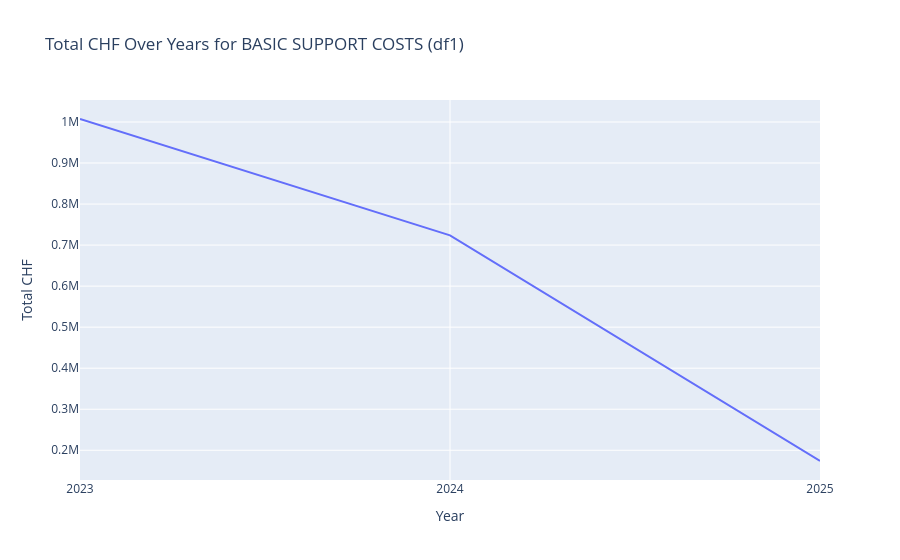
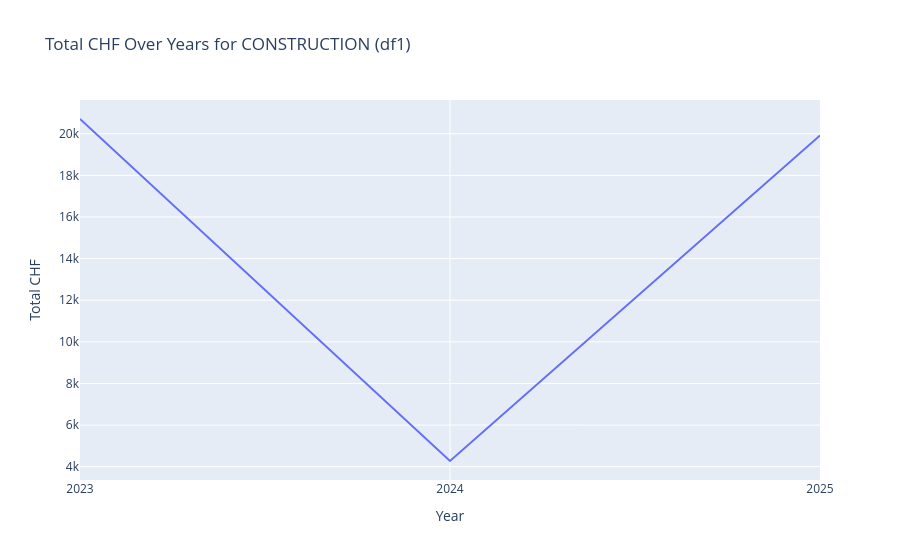
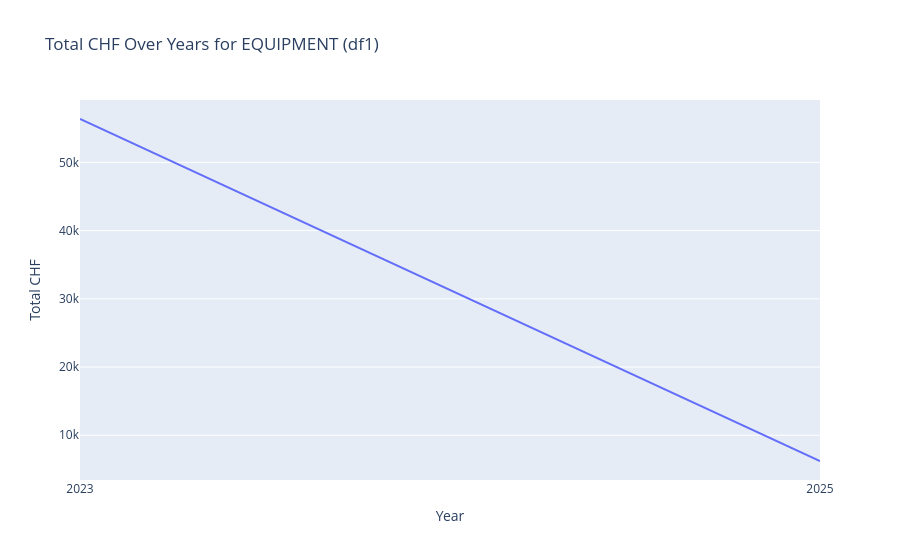
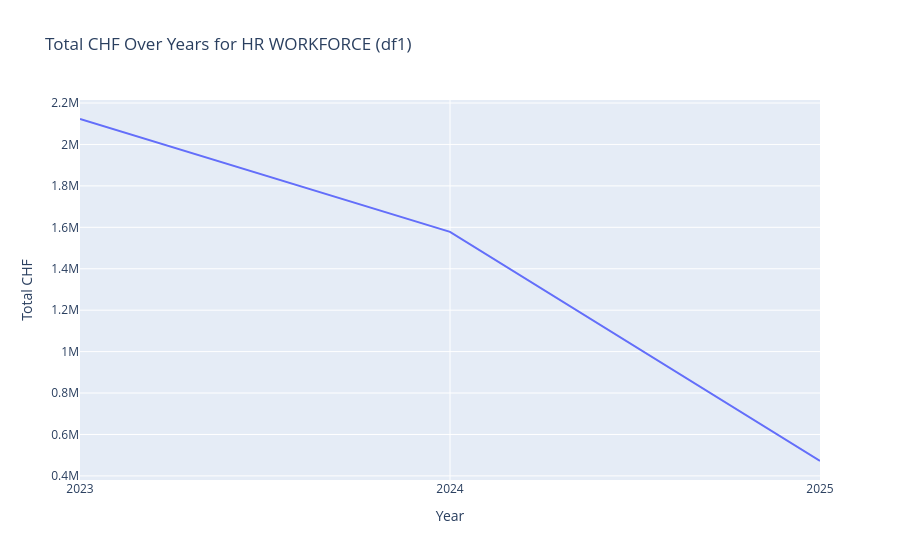

Write notebook code for charts like these, in order.
### Code cell
import plotly.express as px

# Plot for df1_grouped_by_desc_and_year
if df1 is not None and 'whatLVL1Desc' in df1.columns and 'Year' in df1_filtered.columns:
    categories_df1 = df1_grouped_by_desc_and_year['whatLVL1Desc'].unique()
    for category in categories_df1:
        category_data = df1_grouped_by_desc_and_year[df1_grouped_by_desc_and_year['whatLVL1Desc'] == category]
        fig = px.line(
            category_data,
            x='Year',
            y='Total CHF',
            title=f"Total CHF Over Years for {category} (df1)",
            labels={'Total CHF': 'Total CHF', 'Year': 'Year'}
        )
        fig.show()

# Plot for df2_grouped_by_desc_and_year
if df2 is not None and 'whatLVL1Desc' in df2.columns and 'Year' in df2_filtered.columns:
    categories_df2 = df2_grouped_by_desc_and_year['whatLVL1Desc'].unique()
    for category in categories_df2:
        category_data = df2_grouped_by_desc_and_year[df2_grouped_by_desc_and_year['whatLVL1Desc'] == category]
        fig = px.line(
            category_data,
            x='Year',
            y='Total CHF',
            title=f"Total CHF Over Years for {category} (df2)",
            labels={'Total CHF': 'Total CHF', 'Year': 'Year'}
        )
        fig.show()

### Figure 1 — Plotly figure (JSON) as saved in the notebook; plotly's stock layout.template omitted (floating-point values rounded to 4 significant figures)
{"data": [{"hovertemplate": "Year=%{x}<br>Total CHF=%{y}<extra></extra>", "legendgroup": "", "line": {"color": "#636efa", "dash": "solid"}, "marker": {"symbol": "circle"}, "mode": "lines", "name": "", "orientation": "v", "showlegend": false, "type": "scatter", "x": ["2023", "2024", "2025"], "xaxis": "x", "y": [1007000.0, 723700.0, 173900.0], "yaxis": "y"}], "layout": {"legend": {"tracegroupgap": 0}, "title": {"text": "Total CHF Over Years for BASIC SUPPORT COSTS (df1)"}, "xaxis": {"anchor": "y", "domain": [0, 1], "title": {"text": "Year"}}, "yaxis": {"anchor": "x", "domain": [0, 1], "title": {"text": "Total CHF"}}}}

### Figure 2 — Plotly figure (JSON) as saved in the notebook; plotly's stock layout.template omitted (floating-point values rounded to 4 significant figures)
{"data": [{"hovertemplate": "Year=%{x}<br>Total CHF=%{y}<extra></extra>", "legendgroup": "", "line": {"color": "#636efa", "dash": "solid"}, "marker": {"symbol": "circle"}, "mode": "lines", "name": "", "orientation": "v", "showlegend": false, "type": "scatter", "x": ["2023", "2024", "2025"], "xaxis": "x", "y": [20710.0, 4272.0, 19920.0], "yaxis": "y"}], "layout": {"legend": {"tracegroupgap": 0}, "title": {"text": "Total CHF Over Years for CONSTRUCTION (df1)"}, "xaxis": {"anchor": "y", "domain": [0, 1], "title": {"text": "Year"}}, "yaxis": {"anchor": "x", "domain": [0, 1], "title": {"text": "Total CHF"}}}}

### Figure 3 — Plotly figure (JSON) as saved in the notebook; plotly's stock layout.template omitted (floating-point values rounded to 4 significant figures)
{"data": [{"hovertemplate": "Year=%{x}<br>Total CHF=%{y}<extra></extra>", "legendgroup": "", "line": {"color": "#636efa", "dash": "solid"}, "marker": {"symbol": "circle"}, "mode": "lines", "name": "", "orientation": "v", "showlegend": false, "type": "scatter", "x": ["2023", "2025"], "xaxis": "x", "y": [56360.0, 6225.0], "yaxis": "y"}], "layout": {"legend": {"tracegroupgap": 0}, "title": {"text": "Total CHF Over Years for EQUIPMENT (df1)"}, "xaxis": {"anchor": "y", "domain": [0, 1], "title": {"text": "Year"}}, "yaxis": {"anchor": "x", "domain": [0, 1], "title": {"text": "Total CHF"}}}}

### Figure 4 — Plotly figure (JSON) as saved in the notebook; plotly's stock layout.template omitted (floating-point values rounded to 4 significant figures)
{"data": [{"hovertemplate": "Year=%{x}<br>Total CHF=%{y}<extra></extra>", "legendgroup": "", "line": {"color": "#636efa", "dash": "solid"}, "marker": {"symbol": "circle"}, "mode": "lines", "name": "", "orientation": "v", "showlegend": false, "type": "scatter", "x": ["2023", "2024", "2025"], "xaxis": "x", "y": [2123000.0, 1578000.0, 471900.0], "yaxis": "y"}], "layout": {"legend": {"tracegroupgap": 0}, "title": {"text": "Total CHF Over Years for HR WORKFORCE (df1)"}, "xaxis": {"anchor": "y", "domain": [0, 1], "title": {"text": "Year"}}, "yaxis": {"anchor": "x", "domain": [0, 1], "title": {"text": "Total CHF"}}}}
